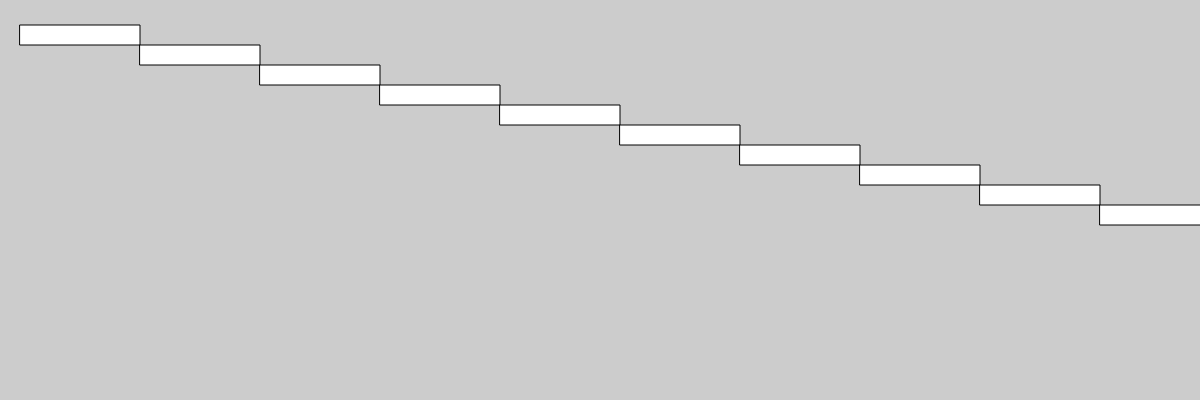
Frame 1 (no input)
Frame 60 (no input): identical to frame 1, image omitted
Frame 120 (the mouse pressed at the canvas centre since frame 60): identical to frame 1, image omitted

The p5.js sketch that drew this single still picture (run headless with seeded random() and noise() and a simulated clock; from frame 60 on, the mouse is pressed at the canvas centre):

// p5.js sketch
// ── sketch.js
var x = 25;
var h = 20;
var y = 25;


function setup() {
  createCanvas(1200, 400);

}


function draw() {
  background(204);
  x = 20;
  rect(x, y, 120, h);
  x = x + 120;
  rect(x, y + h, 120, h);
  x = x + 120;
  rect(x, y + h*2, 120, h);
  x = x + 120;
  rect(x, y + h*3, 120, h);
  x = x + 120;
  rect(x, y + h*4, 120, h);
  x = x + 120;
  rect(x, y + h*5, 120, h);
  x = x + 120;
  rect(x, y + h*6, 120, h);
  x = x + 120;
  rect(x, y + h*7, 120, h);
  x = x + 120;
  rect(x, y + h*8, 120, h);
  x = x + 120;
  rect(x, y + h*9, 120, h);
  x = x + 120;
  rect(x, y + h*10, 120, h);
  x = x + 120;
  rect(x, y + h*11, 120, h);
  x = x + 120;
  rect(x, y + h*12, 120, h);

}
